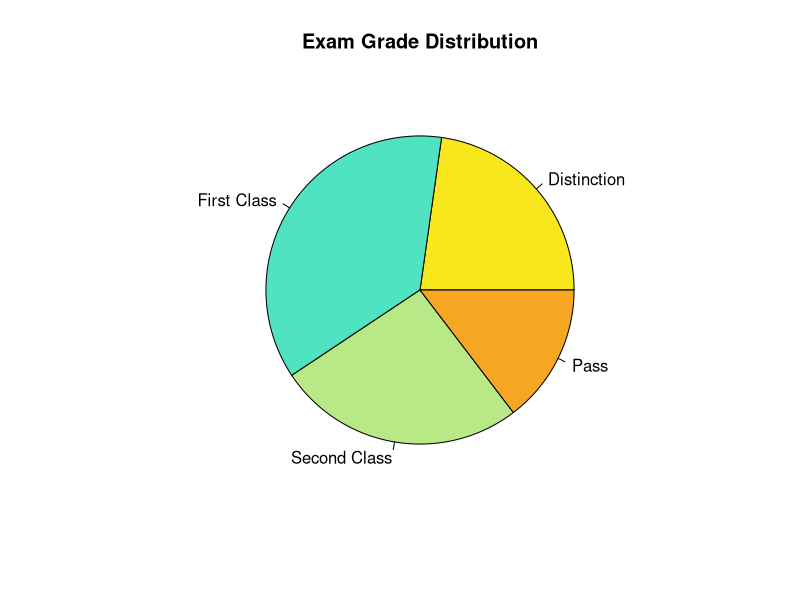
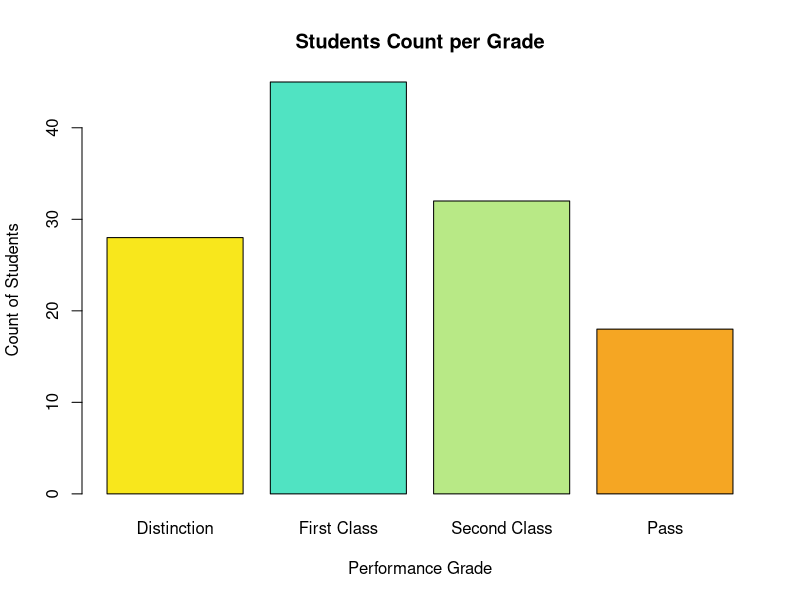

These figures' R source, in order:
# Program: Online Exam Result Analysis
# Purpose: Visualize the distribution of grades obtained by students in an online exam.

# Scenario: Visualize student grades.
# Question: Create pie chart and bar chart.

grades <- c("Distinction", "First Class", "Second Class", "Pass")
count <- c(28, 45, 32, 18)

# Pie Chart
pie(
  count,
  labels = grades,
  main = "Exam Grade Distribution",
  col = c("#F8E71C", "#50E3C2", "#B8E986", "#F5A623")
)

# Bar Chart
barplot(
  count,
  names.arg = grades,
  main = "Students Count per Grade",
  xlab = "Performance Grade",
  ylab = "Count of Students",
  col = c("#F8E71C", "#50E3C2", "#B8E986", "#F5A623")
)
